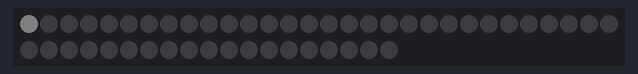
This sketch was run on a simulated Arduino Uno, built with avr-gcc and run on an emulated ATmega328P. On the bench: 49 RGB LEDs in strip order, left to right, continuing on the next row. Dim RGB values are drawn brighter than linear.

Above: at 0.12 s.
At 1.35 s:
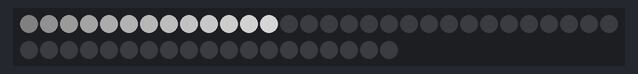
At 2.57 s:
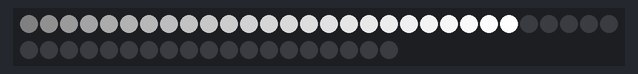
At 3.8 s:
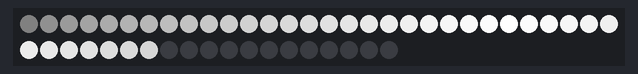
At 5.0 s:
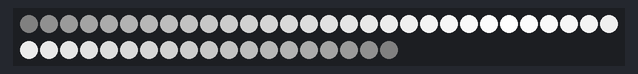

The sketch:

code_2_2.ino
```cpp
#include <FastLED.h>

#define TOTAL_LEDS 49
#define CENTER_BRIGHTNESS 255 // Maximum brightness for center LEDs
#define CORNER_BRIGHTNESS 5   // Maximum brightness for corner LEDs

int fadeEffectDelay = 70;  // Default delay
int fadeEffectSpeed = 100; // Default speed

#define DATA_PIN 3 // Digital pin connected to the LED

CRGB leds[TOTAL_LEDS];

void setup() {
  FastLED.addLeds<NEOPIXEL, DATA_PIN>(leds, TOTAL_LEDS);
  FastLED.show(); // Initialize LEDs
}

void loop() {
  // User-adjustable delay
  delay(fadeEffectDelay);

  // Fade in from the left
  for (int ledIndex = 0; ledIndex < TOTAL_LEDS; ledIndex++) {
    int center = TOTAL_LEDS / 2;
    int distanceToCenter = abs(center - ledIndex);
    int maxBrightness =
        CENTER_BRIGHTNESS -
        (distanceToCenter * (CENTER_BRIGHTNESS - CORNER_BRIGHTNESS) / center);

    fadeEffect(ledIndex, maxBrightness);

    FastLED.show();
    delay(fadeEffectSpeed);
  }

  // User-adjustable delay
  delay(fadeEffectDelay);

  // Fade out to the right
  for (int ledIndex = TOTAL_LEDS - 1; ledIndex >= 0; ledIndex--) {
    int center = TOTAL_LEDS / 2;
    int distanceToCenter = abs(center - ledIndex);
    int maxBrightness =
        CENTER_BRIGHTNESS -
        (distanceToCenter * (CENTER_BRIGHTNESS - CORNER_BRIGHTNESS) / center);

    fadeEffect(ledIndex, maxBrightness);

    FastLED.show();
    delay(fadeEffectSpeed);
  }
}

// Function to handle serial input for adjusting parameters
void handleSerialInput() {
  if (Serial.available() > 0) {
    char command = Serial.read();
    switch (command) {
    case 'd': // Adjust delay
      fadeEffectDelay = Serial.parseInt();
      break;
    case 's': // Adjust speed
      fadeEffectSpeed = Serial.parseInt();
      break;
    }
  }
}

// Function to smoothly fade LED brightness
void fadeEffect(int ledIndex, int maxBrightness) {
  for (int brightness = 0; brightness <= maxBrightness; brightness++) {
    leds[ledIndex] = CRGB(brightness, brightness, brightness);
  }
}
```
